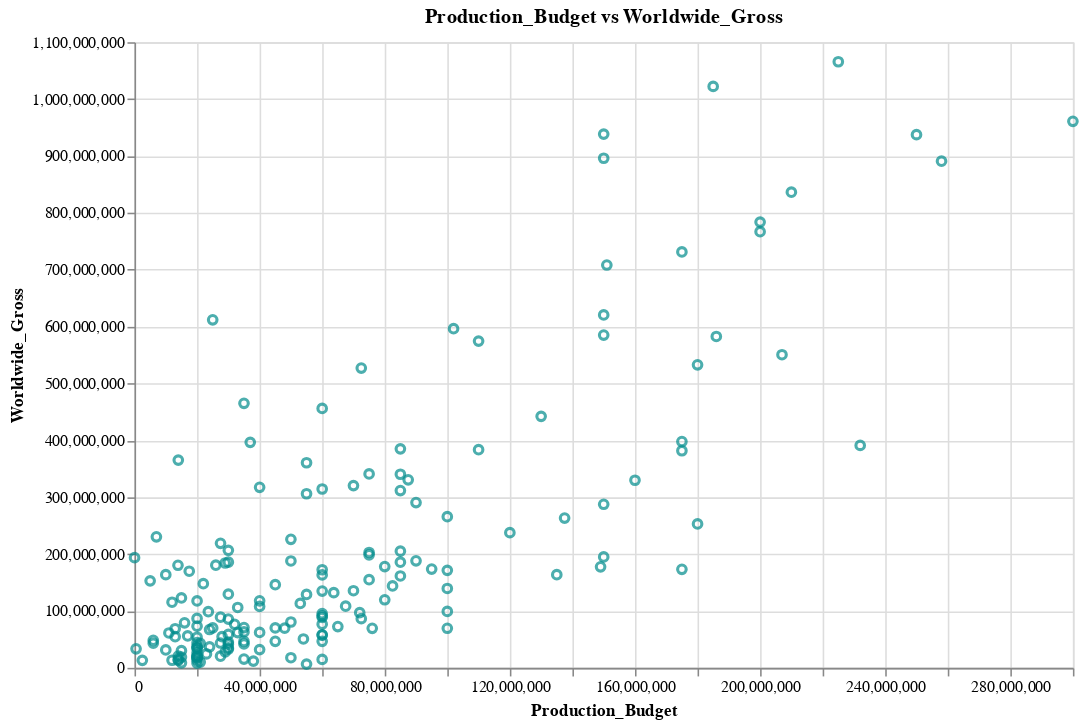

This figure's notebook cell:
### Code cell
#I want to know the relationship that exists between the production budget
#and worldwide collections
alt.Chart(movies_data, height = 400, width = 600) \
    .mark_point(color = 'darkcyan') \
    .encode(x = 'Production_Budget',
            y = 'Worldwide_Gross:Q') \
    .properties(title = 'Production_Budget vs Worldwide_Gross')

### Figure 1 — Vega-Lite specification as saved in the notebook (floating-point values rounded to 4 significant figures; data arrays with more than 128 entries replaced by an {"elided": "..."} marker saying what was removed)
{"config": {"view": {"continuousWidth": 400, "continuousHeight": 300}}, "data": {"name": "data-fa8559d792b5c23201744d3a4810bd6c"}, "mark": {"type": "point", "color": "darkcyan"}, "encoding": {"x": {"type": "quantitative", "field": "Production_Budget"}, "y": {"type": "quantitative", "field": "Worldwide_Gross"}}, "height": 400, "title": "Production_Budget vs Worldwide_Gross", "width": 600, "$schema": "https://vega.github.io/schema/vega-lite/v4.8.1.json", "datasets": {"data-fa8559d792b5c23201744d3a4810bd6c": {"elided": "174 records"}}}
